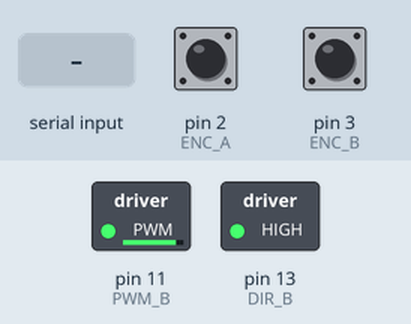
Simulated run of this sketch. Board: Arduino Leonardo, built with avr-gcc and run on an emulated ATmega32U4. Parts: switched loads named in the sketch (green lamp = pin HIGH). Inputs (shaded band) come from the test bench; at power-on: pin 2 (ENC_A) HIGH, pin 3 (ENC_B) HIGH. What the sketch prints to the serial monitor is not drawn.

Above: at 0.8 s.
0.9 s: "B" received over Serial
Timing chart, 0 to 3.9 s (numbered marks = the images above; inputs shaded):
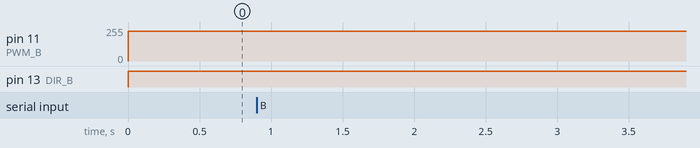

Measured:
- after the input at 0.9 s, every drawn part: stays the same

The sketch:

angle_PID_arduino.ino
```cpp
#include <Arduino.h>
#include <PID_v1.h>
#include <g_code_interpreter.h>

#define ENC_A 2
#define ENC_B 3
#define DIR_B 13
#define PWM_B 11
#define BRK_B 8
#define PPR 211.2 //pulses per revolution of the encoder

//Global Variables
//Encoder Counting Variables, Encoder Parameters
float enc_count = 0; //Encoder rotation in raw counts
double enc_degree = 0;   //Encoder rotation in degrees
float start_time = 0;

////PID controller variables
double motorPWM = 0.0;
double setpoint=360;
double kp = 0.6;
double ki = 0.5;
double kd = 0.15;

int main(void){
  init();
  #if defined(USBCON)
      USBDevice.attach();
  #endif
  Serial.begin(9600);
  digitalWrite(BRK_B,HIGH);  // Prevent Motor Rotate

  //Setup
  //Encoder Setup
  pinMode(ENC_A, INPUT_PULLUP);
  pinMode(ENC_B, INPUT_PULLUP);

  attachInterrupt(digitalPinToInterrupt(ENC_A), Arise, RISING);
  attachInterrupt(digitalPinToInterrupt(ENC_A), Afall, FALLING);
  attachInterrupt(digitalPinToInterrupt(ENC_B), Brise, RISING);
  attachInterrupt(digitalPinToInterrupt(ENC_B), Bfall, FALLING);

  //Motor Setup
  pinMode(PWM_B, OUTPUT);
  pinMode(DIR_B, OUTPUT);


  //Setup PID
  PID anglePID(&enc_degree, &motorPWM, &setpoint, kp, ki, kd, DIRECT);
//  PID(&Input, &Output, &Setpoint, Kp, Ki, Kd, Direction)
  anglePID.SetOutputLimits(-225,225);
  anglePID.SetMode(AUTOMATIC);
//  Serial.println(count);

  //Handshake
//  while(!Serial.available()){Serial.println('A');delay(300);}
//  if(Serial.read() == 'A'){delay(1000);}
////  {Serial.println("Contact established");delay(1000);}

  start_time = micros();
  digitalWrite(BRK_B, LOW);   //Disengage the Brake for Channel B

  while(1){
    enc_degree = enc_count / PPR *360; //Converts encoder raw counts to degrees
    anglePID.Compute();
    if(motorPWM<0){                         // Spins motor in reverse direction
      digitalWrite(DIR_B,LOW);
      analogWrite(PWM_B,abs(motorPWM));}
    else{                                   // Spins motor in forward direction
      digitalWrite(DIR_B,HIGH);
      analogWrite(PWM_B,motorPWM);}
    print_enc_degree();
//    if(micros() - start_time > 10000000){break;}
  }
  digitalWrite(BRK_B,HIGH); // Stops Motor
//  while(1){Serial.println("End");delay(300);}
}

void print_enc_degree(){
  float cur_time = micros();
  if(Serial.read() == 'B'){
      Serial.print(cur_time-start_time);
      Serial.print(",");
      Serial.print(enc_degree);
      Serial.print(",");
      Serial.println(motorPWM);
    }
}


//Encoder interrupts
void Arise() {
  if(digitalRead(ENC_B) == LOW){enc_count ++;}
  else{enc_count --;}
}

void Afall() {
  if(digitalRead(ENC_B) == HIGH){enc_count ++;}
  else{enc_count --;}
}

void Brise() {
  if(digitalRead(ENC_A) == HIGH){enc_count ++;}
  else{enc_count --;}
}

void Bfall() {
  if(digitalRead(ENC_A) == LOW){enc_count ++;}
  else{enc_count --;}
}
```
